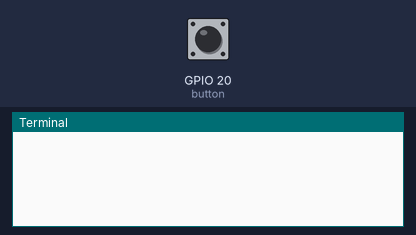
A program run on a simulated Raspberry Pi (BCM pin numbers). Shown: the last lines printed to the terminal. Inputs (shaded band) come from the test bench; at power-on: GPIO 20 (button) HIGH.

Above: at 1.2 s.
1.3 s: GPIO 20 (button) pulled LOW for 0.15 s
At 1.43 s:
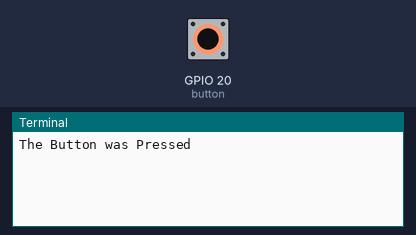
At 2.7 s:
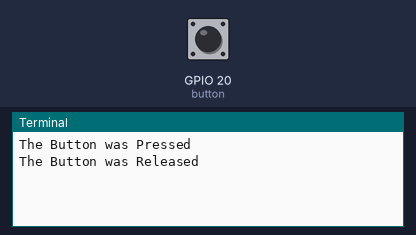

Measured:
- after the input at 1.3 s, the terminal: prints a new line at once (image 1)

The program:

prob2a.py
```python
from gpiozero import Button

def pressed(): #defines the callback function pressed
	print("The Button was Pressed")
def released(): #defines the callback function released
	print("The Button was Released")

#setst the button up using gpio pin 20, with the pull up on
button = Button(20, pull_up=True)

button.when_pressed = pressed #when the button is pressed the function pressed is called
button.when_released = released #when the button is released the function released is called
#the following is just a loop to continue running the program
while True:
	pass
```
